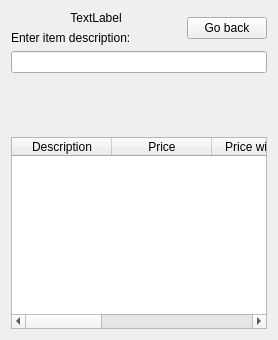
      <widget class="QWidget" name="page_Search">
       <layout class="QGridLayout">
        <item row="0" column="0">
         <widget class="QLabel" name="labelImageSearch">
          <property name="sizePolicy">
           <sizepolicy hsizetype="MinimumExpanding" vsizetype="Minimum">
            <horstretch>0</horstretch>
            <verstretch>0</verstretch>
           </sizepolicy>
          </property>
          <property name="text">
           <string>TextLabel</string>
          </property>
          <property name="alignment">
           <set>Qt::AlignCenter</set>
          </property>
         </widget>
        </item>
        <item row="0" column="1" rowspan="2">
         <widget class="QPushButton" name="buttonSearchDone">
          <property name="enabled">
           <bool>true</bool>
          </property>
          <property name="text">
           <string>Go back</string>
          </property>
         </widget>
        </item>
        <item row="1" column="0">
         <widget class="QLabel" name="label_5">
          <property name="sizePolicy">
           <sizepolicy hsizetype="MinimumExpanding" vsizetype="Fixed">
            <horstretch>0</horstretch>
            <verstretch>0</verstretch>
           </sizepolicy>
          </property>
          <property name="text">
           <string>Enter item description:</string>
          </property>
         </widget>
        </item>
        <item row="2" column="0" colspan="2">
         <widget class="QLineEdit" name="editItemDescSearch">
          <property name="sizePolicy">
           <sizepolicy hsizetype="MinimumExpanding" vsizetype="Fixed">
            <horstretch>0</horstretch>
            <verstretch>0</verstretch>
           </sizepolicy>
          </property>
         </widget>
        </item>
        <item row="5" column="0" colspan="2">
         <widget class="QTableWidget" name="tableSearch">
          <property name="editTriggers">
           <set>QAbstractItemView::NoEditTriggers</set>
          </property>
          <property name="alternatingRowColors">
           <bool>false</bool>
          </property>
          <property name="selectionMode">
           <enum>QAbstractItemView::SingleSelection</enum>
          </property>
          <property name="selectionBehavior">
           <enum>QAbstractItemView::SelectRows</enum>
          </property>
          <column>
           <property name="text">
            <string>Description</string>
           </property>
          </column>
          <column>
           <property name="text">
            <string>Price</string>
           </property>
          </column>
          <column>
           <property name="text">
            <string>Price with Tax</string>
           </property>
          </column>
          <column>
           <property name="text">
            <string>Stock</string>
           </property>
          </column>
          <column>
           <property name="text">
            <string>Alphacode</string>
           </property>
          </column>
          <column>
           <property name="text">
            <string>Code</string>
           </property>
          </column>
         </widget>
        </item>
        <item row="4" column="0" colspan="2">
         <widget class="QLabel" name="label_17">
          <property name="sizePolicy">
           <sizepolicy hsizetype="Minimum" vsizetype="Preferred">
            <horstretch>0</horstretch>
            <verstretch>0</verstretch>
           </sizepolicy>
          </property>
          <property name="text">
           <string>&lt;!DOCTYPE HTML PUBLIC &quot;-//W3C//DTD HTML 4.0//EN&quot; &quot;http://www.w3.org/TR/REC-html40/strict.dtd&quot;&gt;
&lt;html&gt;&lt;head&gt;&lt;meta name=&quot;qrichtext&quot; content=&quot;1&quot; /&gt;&lt;style type=&quot;text/css&quot;&gt;
p, li { white-space: pre-wrap; }
&lt;/style&gt;&lt;/head&gt;&lt;body style=&quot; font-family:'Ubuntu'; font-size:11pt; font-weight:400; font-style:normal;&quot;&gt;
&lt;p style=&quot;-qt-paragraph-type:empty; margin-top:0px; margin-bottom:0px; margin-left:0px; margin-right:0px; -qt-block-indent:0; text-indent:0px;&quot;&gt;&lt;br /&gt;&lt;/p&gt;&lt;/body&gt;&lt;/html&gt;</string>
          </property>
          <property name="wordWrap">
           <bool>true</bool>
          </property>
         </widget>
        </item>
        <item row="3" column="0" colspan="2">
         <widget class="QLabel" name="labelSearchMsg">
          <property name="text">
           <string>&lt;html&gt;&lt;head/&gt;&lt;body&gt;&lt;p&gt;&lt;br/&gt;&lt;/p&gt;&lt;/body&gt;&lt;/html&gt;</string>
          </property>
          <property name="wordWrap">
           <bool>true</bool>
          </property>
         </widget>
        </item>
       </layout>
      </widget>
